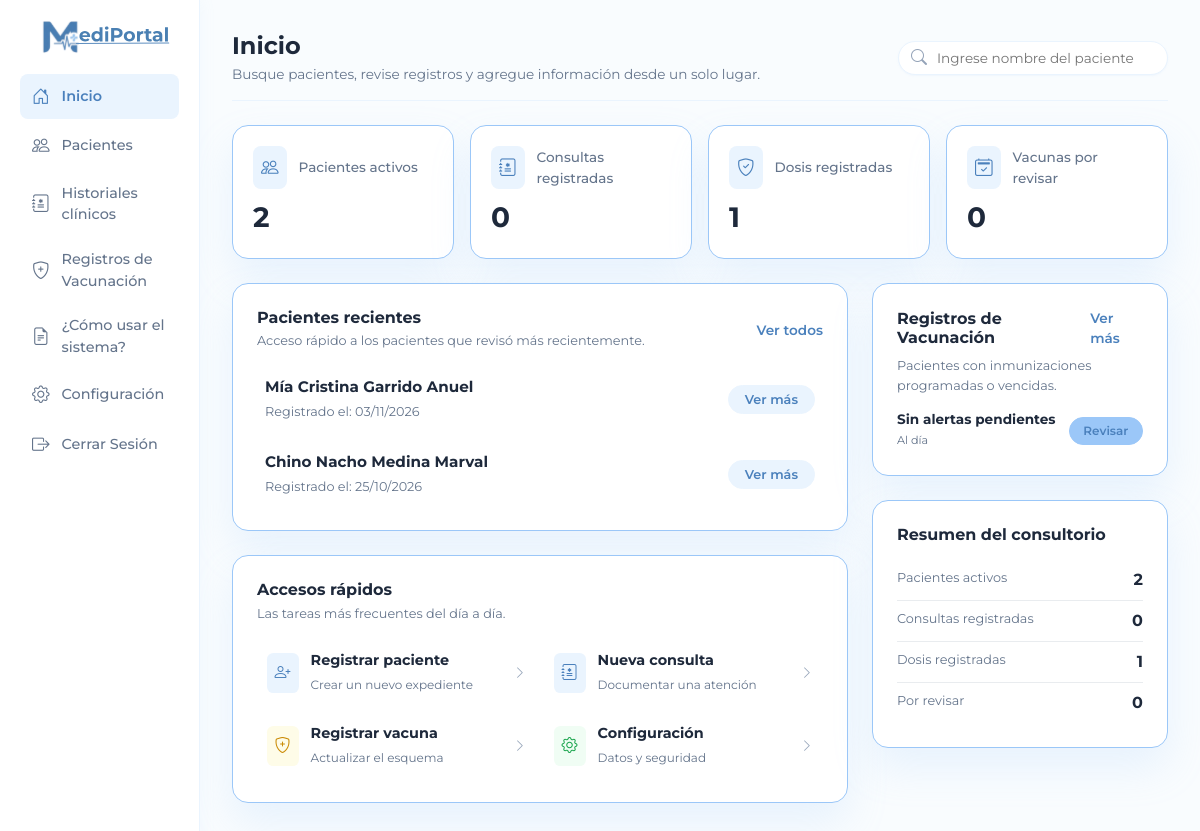
Page /dashboard.php on the committed database.
### tables this page shows
CREATE TABLE pacientes (
    id INT AUTO_INCREMENT PRIMARY KEY,
    uid_nfc VARCHAR(100) UNIQUE DEFAULT NULL,  
    primer_nombre VARCHAR(50) NOT NULL,
    segundo_nombre VARCHAR(50) DEFAULT NULL,
    primer_apellido VARCHAR(50) NOT NULL,
    segundo_apellido VARCHAR(50) DEFAULT NULL,
    fecha_nacimiento DATE NOT NULL,
    sexo ENUM('Masculino', 'Femenino') NOT NULL,
    lugar_nacimiento VARCHAR(150) NOT NULL,
    representante_id INT NOT NULL,
    activo TINYINT(1) DEFAULT 1,  
    created_at TIMESTAMP DEFAULT CURRENT_TIMESTAMP,
    CONSTRAINT fk_paciente_representante
        FOREIGN KEY (representante_id)
        REFERENCES representantes(id)
        ON DELETE RESTRICT ON UPDATE CASCADE
);

### dashboard.php (the view, shortened to what the rows shown need)
<?php
include __DIR__ . '/templates/header.php';
include('procedures/utilidades.php');
$resultado_recientes = $mysqli->query("SELECT id, primer_nombre, segundo_nombre, primer_apellido, segundo_apellido, created_at
                                       FROM pacientes ORDER BY created_at DESC LIMIT 5");
?>
<body class="cuerpo-dashboard">
    <div class="contenedor-fluid-personalizado">
        <div class="fila-principal">
            <main class="col-md-9 col-lg-10 ms-sm-auto area-contenido">
                <header class="cabecera-principal flex-wrap gap-3">
                    <div>
                        <h2 class="titulo-pagina">Inicio</h2>
                    </div>
                </header>
                <div class="row g-4 align-items-start">
                    <div class="col-lg-8">
                        <div class="tarjeta-dashboard contenedor-seccion">
                            <div class="lista-elementos">
                                <?php if ($resultado_recientes && $resultado_recientes->num_rows > 0): ?>
                                    <?php while ($paciente = $resultado_recientes->fetch_assoc()): ?>
                                        <div class="elemento-item">
                                            <div class="info-item-izq">
                                                <div>
                                                    <p class="nombre-item"><?php echo htmlspecialchars(nombre_paciente($paciente)); ?></p>
                                                    <small class="subtitulo-item">Registrado el: <?php echo date('d/m/Y', strtotime($paciente['created_at'])); ?></small>
                                                </div>
                                            </div>
                                            <a href="ver_paciente.php?id=<?php echo (int) $paciente['id']; ?>" class="boton-secundario text-decoration-none">Ver más</a>
                                        </div>
                                    <?php endwhile; ?>
                                <?php else: ?>
                                    <p class="text-muted small text-center py-3 mb-0">No hay pacientes registrados recientemente.</p>
                                <?php endif; ?>
                            </div>
                        </div>
                    </div>
                </div>
            </main>
        </div>
    </div>
</body>
</html>

### rows in the picture
pacientes: paciente "Mía Cristina Garrido Anuel", created_at "03/11/2026"
pacientes: paciente "Chino Nacho Medina Marval", created_at "25/10/2026"

### other values in the picture
$total_pacientes "2"
$total_consultas "0"
$total_vacunas "1"
$vacunas_por_revisar "0"
